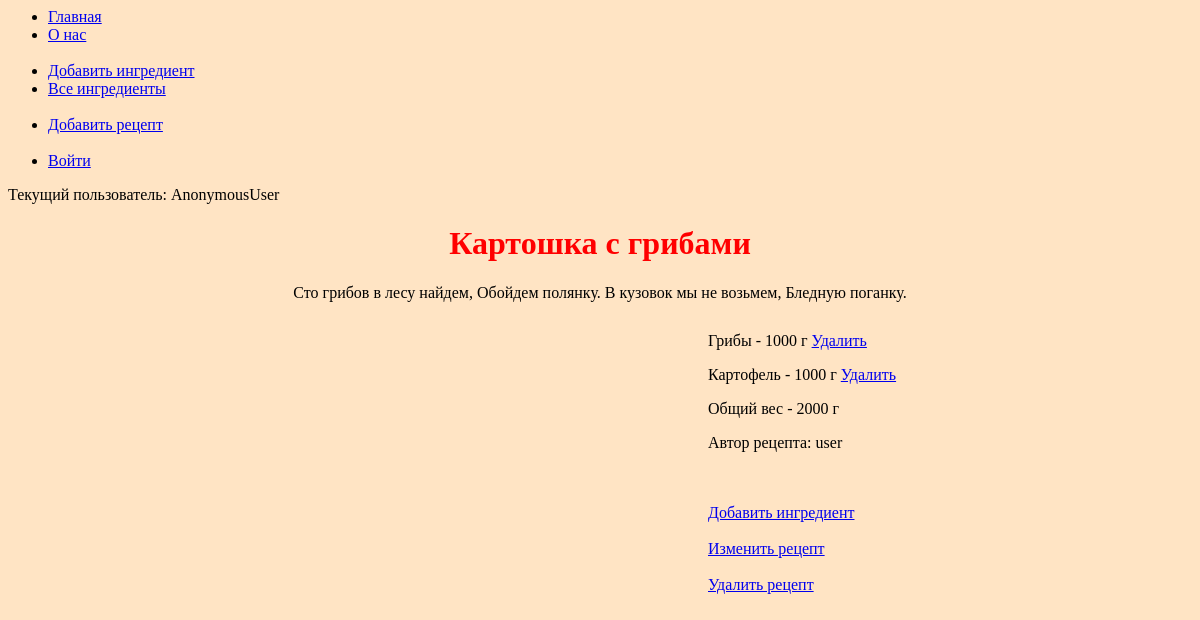
Page /recipe/1/ on the committed database.
### recipe_catalog/models.py (models this page shows, shortened)
class Recipe(models.Model):
    name = models.CharField(max_length=300)
    ingredients = models.ManyToManyField(Ingredient, through="RecipeIngredient")
    desc = models.CharField(max_length=300, default="")
    author = models.ForeignKey(User, verbose_name='Автор рецепта', on_delete=models.CASCADE, null=True)

class RecipeIngredient(models.Model):
    recipe = models.ForeignKey(Recipe, on_delete=models.CASCADE)
    ingredient = models.ForeignKey(Ingredient, on_delete=models.CASCADE)
    weight = models.IntegerField(default=0)
    class Meta:
        constraints = [
            models.UniqueConstraint(
                fields=['recipe', 'ingredient'],
                name='unique recipes ingredients'
            )
        ]

class Ingredient(models.Model):
    name = models.CharField(max_length=255)

### recipe_catalog/views.py (the view)
# urls.py: path('recipe/<int:pk>/', recipe_detail, name='recipe_detail'),
def recipe_detail(request, pk):
    template = 'recipe_catalog/recipe.html'
    recipe = Recipe.objects.get(pk=pk)
    ingredients = recipe.recipeingredient_set.all().order_by('ingredient__name')
    total_weight = calc_weight(ingredients)
    context = {
        'title': recipe.name,
        'recipe_id': pk,
        'recipe_desc': recipe.desc,
        'ingredients': recipe.recipeingredient_set.all().order_by('ingredient__name'),
        'total_weight': total_weight,
        'author': recipe.author,
    }
    return render(request, template, context)

### recipe_catalog/views.py (called while the page is built)
def calc_weight(ingredients):
    total = 0
    for ingredient in ingredients:
        total += ingredient.weight
    return total

### templates/recipe_catalog/recipe.html
{% extends "base.html" %}
{% block content %}
    <h1 class="content">{{title}}</h1>
    <p class="content">{{recipe_desc}}</p>
    <div class="ingredient">
        {% for ingredient in ingredients %}
            <p>{{ingredient.ingredient.name}} - {{ingredient.weight}} г
            <a href="{% url 'recipe_catalog:delete_recipe_ingredient' recipe_id ingredient.id %}">Удалить</a></p>
        {% endfor %}
        <p>Общий вес - {{total_weight}} г</p>
        <p>Автор рецепта: {{author}}</p>
        <br><br>
        {% if not user.is_authenticated %}
            <a href="http://127.0.0.1:8000/auth/login/">Добавить ингредиент</a>
            <br><br>
            <a href="http://127.0.0.1:8000/auth/login/">Изменить рецепт</a>
            <br><br>
            <a href="http://127.0.0.1:8000/auth/login/">Удалить рецепт</a>
        {% else %}
            <a href="{% url 'recipe_catalog:ingredient_to_recipe' recipe_id %}">Добавить ингредиент</a>
            <br><br>
            <a href="{% url 'recipe_catalog:recipe_edit' recipe_id %}">Изменить рецепт</a>
            <br><br>
            <a href="{% url 'recipe_catalog:recipe_delete' recipe_id %}">Удалить рецепт</a>
        {% endif %}
    </div>
{% endblock %}

### templates/base.html (shortened to what this page needs)
<html>
<head>
    {% load static %}
    <link rel="stylesheet" href="{% static 'css/style.css' %}">
</head>
<body>
  <div>
    {% block sidebar %}
    <ul>
      <li><a href="/">Главная</a></li>
      <li><a href="/about/">О нас</a></li>
      <br>
      <li><a href="/add_ingredient/">Добавить ингредиент</a></li>
      <li><a href="/all_ingredients/">Все ингредиенты</a></li>
      <br>
      <li><a href="/add_recipe/">Добавить рецепт</a></li>
      <br>
      {% if not user.is_authenticated %}
        <li><a href="http://127.0.0.1:8000/auth/login/">Войти</a></li>
      {% else %}
        <li><a href="http://127.0.0.1:8000/auth/logout/">Выйти</a></li>
      {% endif %}
    </ul>
    <p>Текущий пользователь: {{request.user}}</p>
    {% endblock %}
  </div>
  <main>
    <div>
      {% block content %}{% endblock %}
    </div>
  </main>
</body>
</html>

### static/css/style.css (style rules this page uses)
h1 { color: red; }
body { background-color:bisque; }
.content { text-align: center; }
.ingredient { text-align: left; margin-top: 30px; margin-left: 700px; }

### rows in the picture
Recipe: name "Картошка с грибами", desc "Сто грибов в лесу найдем, Обойдем полянку. В кузовок мы не возьмем, Бледную поганку."
RecipeIngredient: ingredient.name "Грибы", weight "1000"
RecipeIngredient: ingredient.name "Картофель", weight "1000"

### other values in the picture
{{ request.user }} "AnonymousUser"
{{ total_weight }} "2000"
{{ author }} "user"
